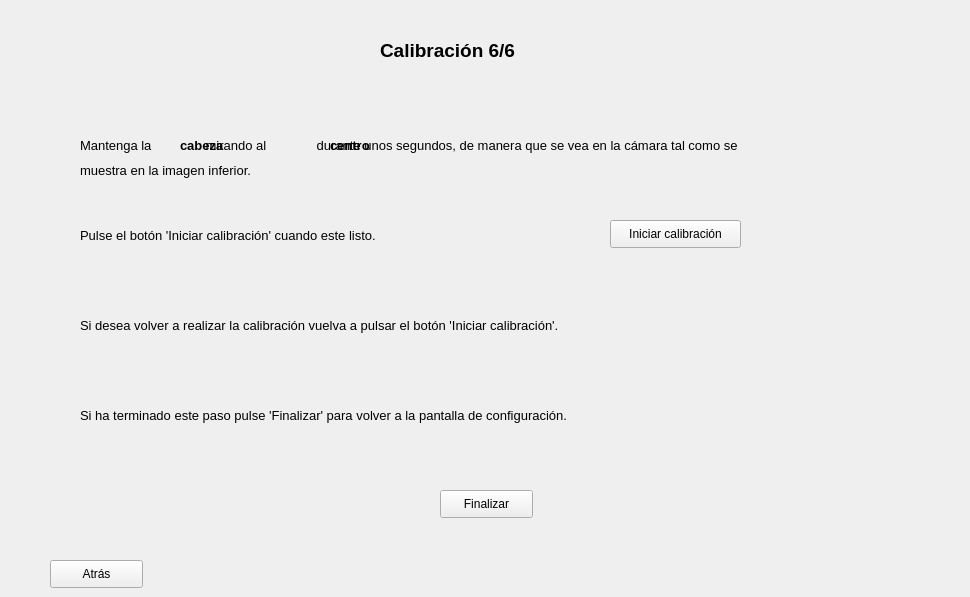
    <widget class="QWidget" name="page_15">
     <widget class="QLabel" name="label_77">
      <property name="geometry">
       <rect>
        <x>380</x>
        <y>30</y>
        <width>201</width>
        <height>41</height>
       </rect>
      </property>
      <property name="font">
       <font>
        <pointsize>14</pointsize>
        <weight>75</weight>
        <bold>true</bold>
       </font>
      </property>
      <property name="text">
       <string>Calibración 6/6</string>
      </property>
     </widget>
     <widget class="QLabel" name="label_78">
      <property name="geometry">
       <rect>
        <x>80</x>
        <y>400</y>
        <width>631</width>
        <height>31</height>
       </rect>
      </property>
      <property name="font">
       <font>
        <pointsize>10</pointsize>
       </font>
      </property>
      <property name="text">
       <string>Si ha terminado este paso pulse 'Finalizar' para volver a la pantalla de configuración.</string>
      </property>
     </widget>
     <widget class="QLabel" name="label_79">
      <property name="geometry">
       <rect>
        <x>80</x>
        <y>130</y>
        <width>881</width>
        <height>31</height>
       </rect>
      </property>
      <property name="font">
       <font>
        <pointsize>10</pointsize>
       </font>
      </property>
      <property name="text">
       <string>Mantenga la               mirando al              durante unos segundos, de manera que se vea en la cámara tal como se </string>
      </property>
     </widget>
     <widget class="QLabel" name="label_80">
      <property name="geometry">
       <rect>
        <x>180</x>
        <y>130</y>
        <width>61</width>
        <height>31</height>
       </rect>
      </property>
      <property name="font">
       <font>
        <pointsize>10</pointsize>
        <weight>75</weight>
        <bold>true</bold>
       </font>
      </property>
      <property name="text">
       <string>cabeza</string>
      </property>
     </widget>
     <widget class="QLabel" name="label_81">
      <property name="geometry">
       <rect>
        <x>330</x>
        <y>130</y>
        <width>61</width>
        <height>31</height>
       </rect>
      </property>
      <property name="font">
       <font>
        <pointsize>10</pointsize>
        <weight>75</weight>
        <bold>true</bold>
       </font>
      </property>
      <property name="text">
       <string>centro</string>
      </property>
     </widget>
     <widget class="QLabel" name="label_82">
      <property name="geometry">
       <rect>
        <x>80</x>
        <y>220</y>
        <width>411</width>
        <height>31</height>
       </rect>
      </property>
      <property name="font">
       <font>
        <pointsize>10</pointsize>
       </font>
      </property>
      <property name="text">
       <string>Pulse el botón 'Iniciar calibración' cuando este listo.</string>
      </property>
     </widget>
     <widget class="QLabel" name="label_83">
      <property name="geometry">
       <rect>
        <x>80</x>
        <y>300</y>
        <width>681</width>
        <height>51</height>
       </rect>
      </property>
      <property name="font">
       <font>
        <pointsize>10</pointsize>
       </font>
      </property>
      <property name="text">
       <string>Si desea volver a realizar la calibración vuelva a pulsar el botón 'Iniciar calibración'.</string>
      </property>
     </widget>
     <widget class="QPushButton" name="pushButton_35">
      <property name="geometry">
       <rect>
        <x>50</x>
        <y>560</y>
        <width>93</width>
        <height>28</height>
       </rect>
      </property>
      <property name="text">
       <string>Atrás</string>
      </property>
     </widget>
     <widget class="QPushButton" name="pushButton_36">
      <property name="geometry">
       <rect>
        <x>440</x>
        <y>490</y>
        <width>93</width>
        <height>28</height>
       </rect>
      </property>
      <property name="text">
       <string>Finalizar</string>
      </property>
     </widget>
     <widget class="QPushButton" name="pushButton_37">
      <property name="geometry">
       <rect>
        <x>610</x>
        <y>220</y>
        <width>131</width>
        <height>28</height>
       </rect>
      </property>
      <property name="text">
       <string>Iniciar calibración</string>
      </property>
     </widget>
     <widget class="QLabel" name="cali6">
      <property name="geometry">
       <rect>
        <x>290</x>
        <y>430</y>
        <width>401</width>
        <height>51</height>
       </rect>
      </property>
      <property name="palette">
       <palette>
        <active>
         <colorrole role="Text">
          <brush brushstyle="SolidPattern">
           <color alpha="255">
            <red>255</red>
            <green>0</green>
            <blue>0</blue>
           </color>
          </brush>
         </colorrole>
        </active>
        <inactive>
         <colorrole role="Text">
          <brush brushstyle="SolidPattern">
           <color alpha="255">
            <red>255</red>
            <green>0</green>
            <blue>0</blue>
           </color>
          </brush>
         </colorrole>
        </inactive>
        <disabled>
         <colorrole role="Text">
          <brush brushstyle="SolidPattern">
           <color alpha="255">
            <red>255</red>
            <green>0</green>
            <blue>0</blue>
           </color>
          </brush>
         </colorrole>
        </disabled>
       </palette>
      </property>
      <property name="font">
       <font>
        <pointsize>12</pointsize>
       </font>
      </property>
      <property name="text">
       <string/>
      </property>
      <property name="alignment">
       <set>Qt::AlignCenter</set>
      </property>
     </widget>
     <widget class="QLabel" name="label_42">
      <property name="geometry">
       <rect>
        <x>80</x>
        <y>160</y>
        <width>231</width>
        <height>21</height>
       </rect>
      </property>
      <property name="font">
       <font>
        <pointsize>10</pointsize>
       </font>
      </property>
      <property name="text">
       <string>muestra en la imagen inferior.</string>
      </property>
     </widget>
     <widget class="QLabel" name="label_90">
      <property name="geometry">
       <rect>
        <x>750</x>
        <y>370</y>
        <width>191</width>
        <height>211</height>
       </rect>
      </property>
      <property name="text">
       <string>&lt;html&gt;&lt;head/&gt;&lt;body&gt;&lt;p&gt;&lt;img src=&quot;:/photos/fotos/cabeza_centro.jpg&quot;/&gt;&lt;/p&gt;&lt;/body&gt;&lt;/html&gt;</string>
      </property>
     </widget>
    </widget>
